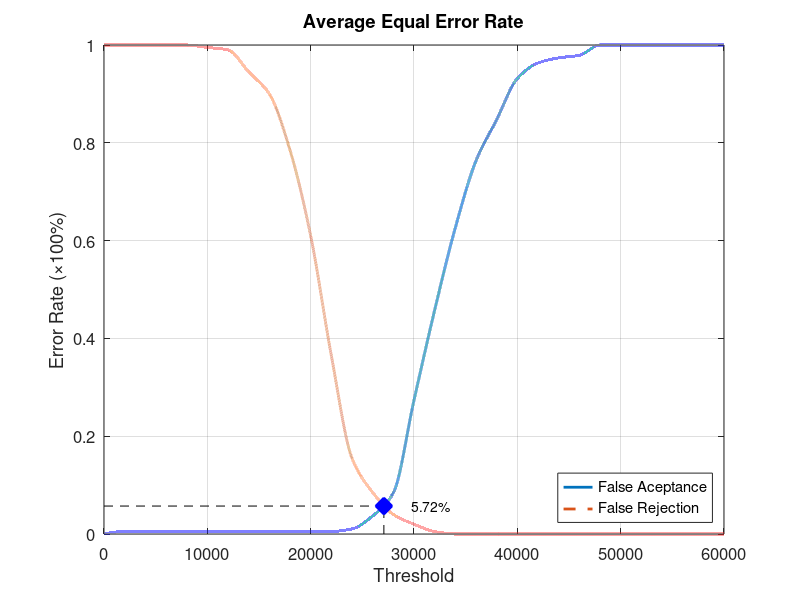
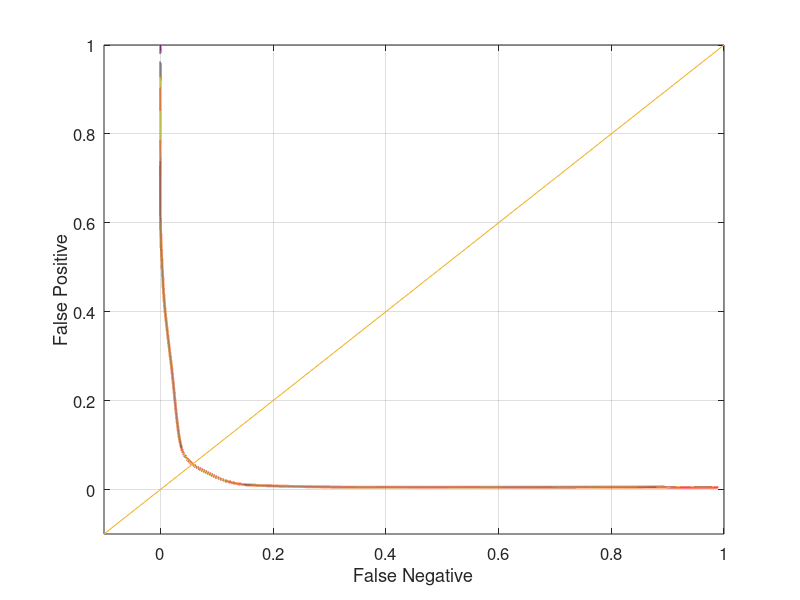

The MATLAB script that drew these images, in order:
function yEER = Database3_3
close all;
clear;
clc;
x = 0:2000:60000;
xq = 0:0.5:60000;

y0 = [0 0.00526316 0.00526316 0.00526316 0.00526316 0.00526316 0.00526316 0.00526316 0.00526316 0.00526316 0.00526316 0.00526316 0.0105263 0.0368421 0.0842105 0.273684 0.457895 0.626316 0.763158 0.847368 0.931579 0.963158 0.973684 0.978947 1 1 1 1 1 1 1];
yy0 = interp1(x, y0, xq, 'pchip');
y1 = [1 1 1 1 1 0.995 0.99 0.945 0.9 0.785 0.61 0.365 0.155 0.085 0.04 0.02 0.005 0 0 0 0 0 0 0 0 0 0 0 0 0 0];
yy1 = interp1(x, y1, xq, 'pchip');

% Calculating EER: 
y2 = abs(y0 - y1);
find(y2 == min(y2))
yy2 = abs(yy0 - yy1);
xEER = find(yy2 == min(yy2));
xEERIndex = xq(xEER) % X-axis EER
yEER = yy0(xEER) % Y-axis EER

main = figure
plot(xq, yy0,'-','LineWidth', 2);	hold on
plot(xq, yy1,'--','LineWidth', 2);	hold on
plot([xEERIndex xEERIndex], [0 yEER], 'k--');	hold on
plot([0 xEERIndex], [yEER yEER], 'k--');	hold on
plot(xEERIndex, yEER, 'bx', 'LineWidth', 10);	hold on
text(xEERIndex + 10 * xEERIndex / 100, yEER, [num2str(round((10000 * yEER)) / 100) '%'])
legend('False Aceptance', 'False Rejection', 'Location', 'SouthEast')
xlabel('Threshold')
ylabel('Error Rate (\times100%)')
title('Average Equal Error Rate')
set(gca, 'FontSize', 12)
axis([0 60000 0 1])
grid on

print(main, 'Database3_3Main', '-dpng');
FNRxFPR = figure('Color', [1 1 1]);
plot(yy1, yy0, '-', yy1, yy0, 'LineWidth', 2);
hold on
y = -0.1:0.1:1
plot(y, y); 
set(gca, 'FontSize', 12)
xlabel('False Negative')
ylabel('False Positive')
axis([-0.1 1 -0.1 1])
set(gca, 'FontSize', 12)
grid on

print(FNRxFPR, 'Database3_3FNRxFPR','-dpng');
end
